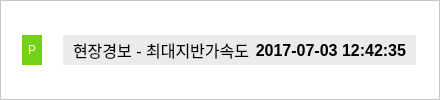
<?xml version="1.0" encoding="UTF-8"?>
<ui version="4.0">
 <class>PgaInfo</class>
 <widget class="QWidget" name="PgaInfo">
  <property name="geometry">
   <rect>
    <x>0</x>
    <y>0</y>
    <width>440</width>
    <height>100</height>
   </rect>
  </property>
  <property name="sizePolicy">
   <sizepolicy hsizetype="Fixed" vsizetype="Preferred">
    <horstretch>0</horstretch>
    <verstretch>0</verstretch>
   </sizepolicy>
  </property>
  <property name="minimumSize">
   <size>
    <width>440</width>
    <height>100</height>
   </size>
  </property>
  <property name="maximumSize">
   <size>
    <width>440</width>
    <height>16777215</height>
   </size>
  </property>
  <property name="baseSize">
   <size>
    <width>0</width>
    <height>0</height>
   </size>
  </property>
  <property name="windowTitle">
   <string>Form</string>
  </property>
  <property name="styleSheet">
   <string notr="true">background-color: rgb(255, 255, 255);</string>
  </property>
  <layout class="QVBoxLayout" name="verticalLayout">
   <property name="spacing">
    <number>0</number>
   </property>
   <property name="leftMargin">
    <number>0</number>
   </property>
   <property name="topMargin">
    <number>0</number>
   </property>
   <property name="rightMargin">
    <number>0</number>
   </property>
   <property name="bottomMargin">
    <number>0</number>
   </property>
   <item>
    <widget class="QFrame" name="frame">
     <property name="sizePolicy">
      <sizepolicy hsizetype="Fixed" vsizetype="Preferred">
       <horstretch>0</horstretch>
       <verstretch>0</verstretch>
      </sizepolicy>
     </property>
     <property name="minimumSize">
      <size>
       <width>440</width>
       <height>100</height>
      </size>
     </property>
     <property name="maximumSize">
      <size>
       <width>440</width>
       <height>16777215</height>
      </size>
     </property>
     <property name="baseSize">
      <size>
       <width>0</width>
       <height>0</height>
      </size>
     </property>
     <property name="styleSheet">
      <string notr="true"/>
     </property>
     <property name="frameShape">
      <enum>QFrame::StyledPanel</enum>
     </property>
     <property name="frameShadow">
      <enum>QFrame::Plain</enum>
     </property>
     <property name="lineWidth">
      <number>1</number>
     </property>
     <layout class="QVBoxLayout" name="verticalLayout_2">
      <property name="spacing">
       <number>0</number>
      </property>
      <property name="leftMargin">
       <number>0</number>
      </property>
      <property name="topMargin">
       <number>0</number>
      </property>
      <property name="rightMargin">
       <number>0</number>
      </property>
      <property name="bottomMargin">
       <number>0</number>
      </property>
      <item>
       <layout class="QHBoxLayout" name="horizontalLayout">
        <property name="spacing">
         <number>0</number>
        </property>
        <item>
         <widget class="QLabel" name="typeLB">
          <property name="sizePolicy">
           <sizepolicy hsizetype="Fixed" vsizetype="Preferred">
            <horstretch>0</horstretch>
            <verstretch>0</verstretch>
           </sizepolicy>
          </property>
          <property name="minimumSize">
           <size>
            <width>20</width>
            <height>0</height>
           </size>
          </property>
          <property name="maximumSize">
           <size>
            <width>20</width>
            <height>16777215</height>
           </size>
          </property>
          <property name="baseSize">
           <size>
            <width>20</width>
            <height>0</height>
           </size>
          </property>
          <property name="styleSheet">
           <string notr="true">background-color: rgb(115, 210, 22);
color: white;</string>
          </property>
          <property name="text">
           <string>P</string>
          </property>
          <property name="alignment">
           <set>Qt::AlignCenter</set>
          </property>
         </widget>
        </item>
        <item>
         <layout class="QVBoxLayout" name="verticalLayout_4">
          <item>
           <layout class="QHBoxLayout" name="titleLO">
            <property name="spacing">
             <number>0</number>
            </property>
            <property name="leftMargin">
             <number>0</number>
            </property>
            <property name="topMargin">
             <number>0</number>
            </property>
            <property name="rightMargin">
             <number>0</number>
            </property>
            <item>
             <widget class="QWidget" name="titleWG" native="true">
              <property name="sizePolicy">
               <sizepolicy hsizetype="Preferred" vsizetype="Fixed">
                <horstretch>0</horstretch>
                <verstretch>0</verstretch>
               </sizepolicy>
              </property>
              <property name="minimumSize">
               <size>
                <width>0</width>
                <height>30</height>
               </size>
              </property>
              <property name="maximumSize">
               <size>
                <width>438</width>
                <height>30</height>
               </size>
              </property>
              <property name="baseSize">
               <size>
                <width>438</width>
                <height>30</height>
               </size>
              </property>
              <property name="styleSheet">
               <string notr="true">background: rgb(235, 235, 235);</string>
              </property>
              <layout class="QHBoxLayout" name="horizontalLayout_4">
               <property name="spacing">
                <number>5</number>
               </property>
               <property name="leftMargin">
                <number>10</number>
               </property>
               <property name="topMargin">
                <number>0</number>
               </property>
               <property name="rightMargin">
                <number>10</number>
               </property>
               <property name="bottomMargin">
                <number>4</number>
               </property>
               <item>
                <widget class="QLabel" name="scnlLB">
                 <property name="sizePolicy">
                  <sizepolicy hsizetype="Preferred" vsizetype="Fixed">
                   <horstretch>0</horstretch>
                   <verstretch>0</verstretch>
                  </sizepolicy>
                 </property>
                 <property name="minimumSize">
                  <size>
                   <width>0</width>
                   <height>30</height>
                  </size>
                 </property>
                 <property name="maximumSize">
                  <size>
                   <width>16777215</width>
                   <height>30</height>
                  </size>
                 </property>
                 <property name="baseSize">
                  <size>
                   <width>0</width>
                   <height>30</height>
                  </size>
                 </property>
                 <property name="font">
                  <font>
                   <pointsize>12</pointsize>
                   <weight>50</weight>
                   <bold>false</bold>
                  </font>
                 </property>
                 <property name="styleSheet">
                  <string notr="true"/>
                 </property>
                 <property name="text">
                  <string>현장경보 - 최대지반가속도</string>
                 </property>
                </widget>
               </item>
               <item>
                <widget class="QLabel" name="timeLB">
                 <property name="sizePolicy">
                  <sizepolicy hsizetype="Preferred" vsizetype="Fixed">
                   <horstretch>0</horstretch>
                   <verstretch>0</verstretch>
                  </sizepolicy>
                 </property>
                 <property name="minimumSize">
                  <size>
                   <width>0</width>
                   <height>30</height>
                  </size>
                 </property>
                 <property name="maximumSize">
                  <size>
                   <width>16777215</width>
                   <height>30</height>
                  </size>
                 </property>
                 <property name="baseSize">
                  <size>
                   <width>0</width>
                   <height>30</height>
                  </size>
                 </property>
                 <property name="font">
                  <font>
                   <pointsize>12</pointsize>
                   <weight>75</weight>
                   <bold>true</bold>
                  </font>
                 </property>
                 <property name="styleSheet">
                  <string notr="true"/>
                 </property>
                 <property name="text">
                  <string>2017-07-03 12:42:35</string>
                 </property>
                 <property name="alignment">
                  <set>Qt::AlignRight|Qt::AlignTrailing|Qt::AlignVCenter</set>
                 </property>
                </widget>
               </item>
              </layout>
             </widget>
            </item>
           </layout>
          </item>
          <item>
           <layout class="QGridLayout" name="bodyLO"/>
          </item>
         </layout>
        </item>
       </layout>
      </item>
     </layout>
    </widget>
   </item>
  </layout>
 </widget>
 <resources/>
 <connections/>
</ui>
